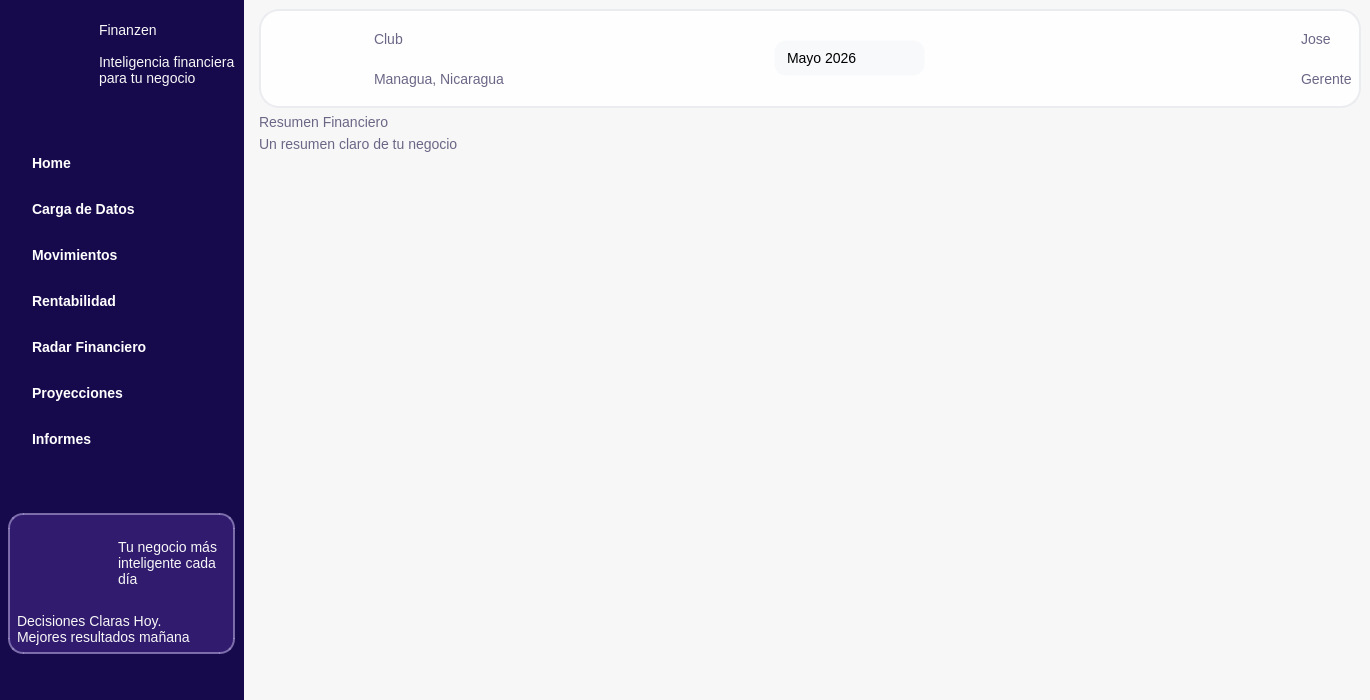
<?xml version="1.0" encoding="UTF-8"?>
<ui version="4.0">
 <class>Dashboard</class>
 <widget class="QWidget" name="Dashboard">
  <property name="geometry">
   <rect>
    <x>0</x>
    <y>0</y>
    <width>1370</width>
    <height>700</height>
   </rect>
  </property>
  <property name="windowTitle">
   <string>Form</string>
  </property>
  <property name="styleSheet">
   <string notr="true">#Dashboard{
background-color:#f7f7f7;
}</string>
  </property>
  <widget class="QWidget" name="contenedorPrincipal" native="true">
   <property name="geometry">
    <rect>
     <x>-1</x>
     <y>0</y>
     <width>1371</width>
     <height>701</height>
    </rect>
   </property>
   <layout class="QHBoxLayout" name="horizontalLayout">
    <property name="leftMargin">
     <number>0</number>
    </property>
    <property name="topMargin">
     <number>0</number>
    </property>
    <property name="rightMargin">
     <number>0</number>
    </property>
    <property name="bottomMargin">
     <number>0</number>
    </property>
    <item>
     <widget class="QWidget" name="Sidebar" native="true">
      <property name="sizePolicy">
       <sizepolicy hsizetype="Fixed" vsizetype="Preferred">
        <horstretch>0</horstretch>
        <verstretch>0</verstretch>
       </sizepolicy>
      </property>
      <property name="maximumSize">
       <size>
        <width>280</width>
        <height>16777215</height>
       </size>
      </property>
      <property name="styleSheet">
       <string notr="true">#Sidebar{
background-color: #16094C;
}

/*------------------------------------------------------------------------------------
QLabels
---------------------------------------------------------------------------------------*/
QLabel{
color:#f7f7f7;
font-size:14px;
}
QLabel[texto=&quot;tituloAside&quot;]{
font-weight:bold;
font-size:18px;
}
QLabel[texto=&quot;Destacado&quot;]{
font-weight:bold;
font-size:16px;
}

/*--------------------------------------------------------------------------------
QPushButton 
----------------------------------------------------------------------------------*/
/* Estilo general para todos los botones del menú */
QPushButton {
    background-color: transparent; /* Fondo transparente por defecto */
    color: #ffffff;               /* Texto blanco */
    font-size: 14px;              /* Tamaño de fuente */
    text-align: left;             /* Alinea icono y texto a la izquierda */
    padding-left: 15px;           /* Separación con el borde izquierdo */
    border: none;                 /* Quita el borde por defecto */
    border-radius: 8px;           /* Bordes redondeados */
    height: 40px;                 /* Altura del botón */
	font-weight:bold;
	qproperty-alignment: 'AlignCenter';
}

/* Efecto al pasar el cursor por encima (Hover) */
QPushButton:hover {
    background-color: rgba(255, 255, 255, 0.1); 
}

/* Estado activo/seleccionado (como el botón &quot;Home&quot; morado) */
QPushButton:checked, QPushButton:pressed {
    background-color: #5d51f2;    /* Color morado de tu imagen */
}

/*---------------------------
Widgets
*------------*/
#promotionalFrame{
background-color: #311B6E;
border: 2px solid rgba(161, 147, 204, 0.7);
border-radius: 15px;
}

</string>
      </property>
      <layout class="QVBoxLayout" name="verticalLayout">
       <property name="leftMargin">
        <number>9</number>
       </property>
       <property name="topMargin">
        <number>9</number>
       </property>
       <property name="rightMargin">
        <number>9</number>
       </property>
       <property name="bottomMargin">
        <number>9</number>
       </property>
       <item>
        <layout class="QHBoxLayout" name="layoutHEmpresa">
         <property name="spacing">
          <number>0</number>
         </property>
         <property name="leftMargin">
          <number>0</number>
         </property>
         <property name="topMargin">
          <number>0</number>
         </property>
         <property name="rightMargin">
          <number>0</number>
         </property>
         <property name="bottomMargin">
          <number>0</number>
         </property>
         <item>
          <widget class="QLabel" name="lblLogoEmpresa">
           <property name="minimumSize">
            <size>
             <width>91</width>
             <height>81</height>
            </size>
           </property>
           <property name="maximumSize">
            <size>
             <width>91</width>
             <height>81</height>
            </size>
           </property>
           <property name="text">
            <string/>
           </property>
           <property name="pixmap">
            <pixmap resource="../resources/resources.qrc">:/images/logo.png</pixmap>
           </property>
           <property name="scaledContents">
            <bool>true</bool>
           </property>
          </widget>
         </item>
         <item>
          <layout class="QVBoxLayout" name="layoutVEmpresa">
           <property name="spacing">
            <number>0</number>
           </property>
           <item>
            <widget class="QLabel" name="lblNombreEmpresa">
             <property name="text">
              <string>Finanzen</string>
             </property>
             <property name="styleClass" stdset="0">
              <string>tituloPrincipal</string>
             </property>
             <property name="texto" stdset="0">
              <string>tituloAside</string>
             </property>
            </widget>
           </item>
           <item>
            <widget class="QLabel" name="lblDescripcionEmpresa">
             <property name="text">
              <string>Inteligencia financiera
para tu negocio</string>
             </property>
             <property name="styleClass" stdset="0">
              <string/>
             </property>
            </widget>
           </item>
          </layout>
         </item>
        </layout>
       </item>
       <item>
        <widget class="QWidget" name="menuContainer" native="true">
         <layout class="QVBoxLayout" name="verticalLayout_3">
          <item>
           <spacer name="verticalSpacer_2">
            <property name="orientation">
             <enum>Qt::Vertical</enum>
            </property>
            <property name="sizeHint" stdset="0">
             <size>
              <width>20</width>
              <height>40</height>
             </size>
            </property>
           </spacer>
          </item>
          <item>
           <widget class="QPushButton" name="btnHome">
            <property name="text">
             <string>Home</string>
            </property>
            <property name="icon">
             <iconset resource="../resources/resources.qrc">
              <normaloff>:/icons/menuIcons/home.svg</normaloff>:/icons/menuIcons/home.svg</iconset>
            </property>
           </widget>
          </item>
          <item>
           <widget class="QPushButton" name="btnLoadData">
            <property name="text">
             <string>Carga de Datos</string>
            </property>
            <property name="icon">
             <iconset resource="../resources/resources.qrc">
              <normaloff>:/icons/menuIcons/load.svg</normaloff>:/icons/menuIcons/load.svg</iconset>
            </property>
           </widget>
          </item>
          <item>
           <widget class="QPushButton" name="btnMovimientos">
            <property name="text">
             <string>Movimientos</string>
            </property>
            <property name="icon">
             <iconset resource="../resources/resources.qrc">
              <normaloff>:/icons/menuIcons/arrows.svg</normaloff>:/icons/menuIcons/arrows.svg</iconset>
            </property>
           </widget>
          </item>
          <item>
           <widget class="QPushButton" name="BtnRent">
            <property name="text">
             <string>Rentabilidad</string>
            </property>
            <property name="icon">
             <iconset resource="../resources/resources.qrc">
              <normaloff>:/icons/menuIcons/profitability.svg</normaloff>:/icons/menuIcons/profitability.svg</iconset>
            </property>
           </widget>
          </item>
          <item>
           <widget class="QPushButton" name="BtnRadar">
            <property name="text">
             <string>Radar Financiero</string>
            </property>
            <property name="icon">
             <iconset resource="../resources/resources.qrc">
              <normaloff>:/icons/menuIcons/radar.svg</normaloff>:/icons/menuIcons/radar.svg</iconset>
            </property>
           </widget>
          </item>
          <item>
           <widget class="QPushButton" name="btnProyecciones">
            <property name="text">
             <string>Proyecciones</string>
            </property>
            <property name="icon">
             <iconset resource="../resources/resources.qrc">
              <normaloff>:/icons/menuIcons/schedule.svg</normaloff>:/icons/menuIcons/schedule.svg</iconset>
            </property>
           </widget>
          </item>
          <item>
           <widget class="QPushButton" name="BtnInformes">
            <property name="text">
             <string>Informes</string>
            </property>
            <property name="icon">
             <iconset resource="../resources/resources.qrc">
              <normaloff>:/icons/menuIcons/fileLight.svg</normaloff>:/icons/menuIcons/fileLight.svg</iconset>
            </property>
           </widget>
          </item>
         </layout>
        </widget>
       </item>
       <item>
        <spacer name="verticalSpacer">
         <property name="orientation">
          <enum>Qt::Vertical</enum>
         </property>
         <property name="sizeHint" stdset="0">
          <size>
           <width>20</width>
           <height>40</height>
          </size>
         </property>
        </spacer>
       </item>
       <item>
        <widget class="QWidget" name="promotionalFrame" native="true">
         <property name="styleSheet">
          <string notr="true">QLabel{
qproperty-alignment: 'AlignCenter';
}</string>
         </property>
         <layout class="QVBoxLayout" name="verticalLayout_4">
          <property name="spacing">
           <number>10</number>
          </property>
          <item>
           <layout class="QHBoxLayout" name="layoutPromocional">
            <property name="spacing">
             <number>10</number>
            </property>
            <property name="leftMargin">
             <number>0</number>
            </property>
            <property name="topMargin">
             <number>0</number>
            </property>
            <property name="rightMargin">
             <number>0</number>
            </property>
            <property name="bottomMargin">
             <number>0</number>
            </property>
            <item>
             <widget class="QLabel" name="lblIcon">
              <property name="minimumSize">
               <size>
                <width>91</width>
                <height>81</height>
               </size>
              </property>
              <property name="maximumSize">
               <size>
                <width>91</width>
                <height>81</height>
               </size>
              </property>
              <property name="text">
               <string/>
              </property>
              <property name="pixmap">
               <pixmap resource="../resources/resources.qrc">:/icons/kioskLight.svg</pixmap>
              </property>
              <property name="scaledContents">
               <bool>true</bool>
              </property>
             </widget>
            </item>
            <item>
             <layout class="QVBoxLayout" name="layoutPromocional_2">
              <property name="spacing">
               <number>0</number>
              </property>
              <item>
               <widget class="QLabel" name="lblDescripcionPromocion">
                <property name="text">
                 <string>Tu negocio más
inteligente cada
día</string>
                </property>
                <property name="texto" stdset="0">
                 <string>Destacado</string>
                </property>
               </widget>
              </item>
             </layout>
            </item>
           </layout>
          </item>
          <item>
           <widget class="QLabel" name="lblDescripcionSlogan">
            <property name="text">
             <string>Decisiones Claras Hoy.
Mejores resultados mañana</string>
            </property>
           </widget>
          </item>
         </layout>
        </widget>
       </item>
       <item>
        <spacer name="verticalSpacer_3">
         <property name="orientation">
          <enum>Qt::Vertical</enum>
         </property>
         <property name="sizeHint" stdset="0">
          <size>
           <width>20</width>
           <height>40</height>
          </size>
         </property>
        </spacer>
       </item>
      </layout>
     </widget>
    </item>
    <item>
     <widget class="QWidget" name="main" native="true">
      <property name="sizePolicy">
       <sizepolicy hsizetype="Expanding" vsizetype="Preferred">
        <horstretch>0</horstretch>
        <verstretch>0</verstretch>
       </sizepolicy>
      </property>
      <property name="styleSheet">
       <string notr="true">#topBar{
padding: 30px;
background-color: #FFFEFE;
border: 2px solid #EBECF0;
border-radius: 20px;
}

/*----------------------------------------------------------------------
QLabel
------------------------------------------------------------*/
QLabel{
	color: #6C6686;
	font-size: 14px;
}
QLabel[texto=&quot;Principal&quot;]{
color: #0E042F;
font-weight:bold;
font-size: 20px;
}</string>
      </property>
      <layout class="QVBoxLayout" name="verticalLayout_2">
       <item>
        <widget class="QWidget" name="topBar" native="true">
         <property name="maximumSize">
          <size>
           <width>16777215</width>
           <height>100</height>
          </size>
         </property>
         <property name="styleSheet">
          <string notr="true">QLabel[texto=&quot;Destacado&quot;]{
color: #0E042F;
font-size: 16px;
font-weight: bold;
}
</string>
         </property>
         <layout class="QHBoxLayout" name="horizontalLayout_2">
          <property name="spacing">
           <number>15</number>
          </property>
          <item>
           <layout class="QHBoxLayout" name="layoutHNeogico">
            <property name="spacing">
             <number>15</number>
            </property>
            <property name="leftMargin">
             <number>0</number>
            </property>
            <property name="topMargin">
             <number>0</number>
            </property>
            <property name="rightMargin">
             <number>0</number>
            </property>
            <property name="bottomMargin">
             <number>0</number>
            </property>
            <item>
             <widget class="QLabel" name="lblKioskIcon">
              <property name="minimumSize">
               <size>
                <width>91</width>
                <height>81</height>
               </size>
              </property>
              <property name="maximumSize">
               <size>
                <width>91</width>
                <height>81</height>
               </size>
              </property>
              <property name="text">
               <string/>
              </property>
              <property name="pixmap">
               <pixmap resource="../resources/resources.qrc">:/icons/kioskPurple.svg</pixmap>
              </property>
              <property name="scaledContents">
               <bool>true</bool>
              </property>
             </widget>
            </item>
            <item>
             <layout class="QVBoxLayout" name="layoutVEmpresa_2">
              <property name="spacing">
               <number>0</number>
              </property>
              <item>
               <widget class="QLabel" name="lblNombreNegocio">
                <property name="text">
                 <string>Club</string>
                </property>
                <property name="texto" stdset="0">
                 <string>Destacado</string>
                </property>
               </widget>
              </item>
              <item>
               <widget class="QLabel" name="lblLugarNegocio">
                <property name="text">
                 <string>Managua, Nicaragua</string>
                </property>
                <property name="styleClass" stdset="0">
                 <string/>
                </property>
               </widget>
              </item>
             </layout>
            </item>
           </layout>
          </item>
          <item>
           <spacer name="horizontalSpacer">
            <property name="orientation">
             <enum>Qt::Horizontal</enum>
            </property>
            <property name="sizeHint" stdset="0">
             <size>
              <width>40</width>
              <height>20</height>
             </size>
            </property>
           </spacer>
          </item>
          <item>
           <widget class="QComboBox" name="btnSeleccionarPeriodo">
            <property name="maximumSize">
             <size>
              <width>200</width>
              <height>16777215</height>
             </size>
            </property>
            <property name="styleSheet">
             <string notr="true">QComboBox {
    /* Fondo claro y bordes muy redondeados */
    background-color: #F8F9FA;
    border: 1px solid transparent; /* O un gris muy tenue si lo deseas */
    border-radius: 12px;
    
    /* Espaciado interno: arriba, derecha, abajo, izquierda */
    padding: 8px 30px 8px 12px;
    
    /* Tipografía y color del texto */
    font-family: &quot;Segoe UI&quot;, sans-serif;
    font-size: 14px;
    color: #000000;
}

/* Espacio reservado para el botón de la flecha */
QComboBox::drop-down {
    subcontrol-origin: padding;
    subcontrol-position: top right;
    width: 25px;
    border-left-width: 0px; /* Quita la línea divisoria por defecto */
    border-top-right-radius: 12px;
    border-bottom-right-radius: 12px;
}

/* Icono de la flecha hacia abajo minimalista */
QComboBox::down-arrow {
    image: url(:icons/chevron.svg); /* Usa un PNG gris tenue como el de la imagen */
    width: 12px;
    height: 12px;
}

/* Estilo opcional para cuando el usuario pasa el mouse por encima */
QComboBox:hover {
    background-color: #F1F3F5;
}
</string>
            </property>
            <item>
             <property name="text">
              <string>Mayo 2026</string>
             </property>
            </item>
            <item>
             <property name="text">
              <string>Junio 2026</string>
             </property>
            </item>
            <item>
             <property name="text">
              <string>Julio 2026</string>
             </property>
            </item>
            <item>
             <property name="text">
              <string>Agosto 2026</string>
             </property>
            </item>
           </widget>
          </item>
          <item>
           <spacer name="horizontalSpacer_2">
            <property name="orientation">
             <enum>Qt::Horizontal</enum>
            </property>
            <property name="sizeHint" stdset="0">
             <size>
              <width>40</width>
              <height>20</height>
             </size>
            </property>
           </spacer>
          </item>
          <item>
           <layout class="QHBoxLayout" name="layoutHNeogico_2">
            <property name="spacing">
             <number>15</number>
            </property>
            <property name="leftMargin">
             <number>0</number>
            </property>
            <property name="topMargin">
             <number>0</number>
            </property>
            <property name="rightMargin">
             <number>0</number>
            </property>
            <property name="bottomMargin">
             <number>0</number>
            </property>
            <item>
             <widget class="QLabel" name="lblProfile">
              <property name="minimumSize">
               <size>
                <width>91</width>
                <height>81</height>
               </size>
              </property>
              <property name="maximumSize">
               <size>
                <width>91</width>
                <height>81</height>
               </size>
              </property>
              <property name="styleSheet">
               <string notr="true"/>
              </property>
              <property name="text">
               <string/>
              </property>
              <property name="pixmap">
               <pixmap resource="../resources/resources.qrc">:/images/profile.png</pixmap>
              </property>
              <property name="scaledContents">
               <bool>true</bool>
              </property>
             </widget>
            </item>
            <item>
             <layout class="QVBoxLayout" name="layoutVEmpresa_3">
              <property name="spacing">
               <number>0</number>
              </property>
              <item>
               <widget class="QLabel" name="lblUsername">
                <property name="text">
                 <string>Jose</string>
                </property>
                <property name="styleClass" stdset="0">
                 <string>tituloPrincipal</string>
                </property>
                <property name="texto" stdset="0">
                 <string>Destacado</string>
                </property>
               </widget>
              </item>
              <item>
               <widget class="QLabel" name="lblUserRole">
                <property name="text">
                 <string>Gerente</string>
                </property>
                <property name="texto" stdset="0">
                 <string>Destacado</string>
                </property>
               </widget>
              </item>
             </layout>
            </item>
           </layout>
          </item>
         </layout>
        </widget>
       </item>
       <item>
        <widget class="QLabel" name="label">
         <property name="maximumSize">
          <size>
           <width>16777215</width>
           <height>50</height>
          </size>
         </property>
         <property name="text">
          <string>Resumen Financiero</string>
         </property>
         <property name="texto" stdset="0">
          <string>Principal</string>
         </property>
        </widget>
       </item>
       <item>
        <widget class="QLabel" name="label_2">
         <property name="maximumSize">
          <size>
           <width>16777215</width>
           <height>50</height>
          </size>
         </property>
         <property name="text">
          <string>Un resumen claro de tu negocio</string>
         </property>
        </widget>
       </item>
       <item>
        <widget class="QStackedWidget" name="stackedWidget">
         <widget class="QWidget" name="page"/>
         <widget class="QWidget" name="page_2"/>
        </widget>
       </item>
      </layout>
     </widget>
    </item>
   </layout>
  </widget>
 </widget>
 <resources>
  <include location="../resources/resources.qrc"/>
  <include location="../resources/resources.qrc"/>
 </resources>
 <connections/>
</ui>
